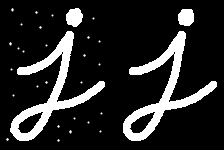
#> input picture ML/Day13/j2.png, 224 x 150 px
$ python 14.py
#> lines starting #> are read from the running program, lines starting #| are printed output that depends on the picture; after the words box and inside, x2 and y2 are one past the last pixel; in counts of white or black regions, pixels touching at a corner belong together
import cv2
import numpy as np

img = cv2.imread('j2.png',0)
#> img is the input picture: shape (150, 224); min 0, max 255, mean 39.8
kernel = np.ones((5,5),np.uint8)
closing = cv2.morphologyEx(img, cv2.MORPH_OPEN, kernel)
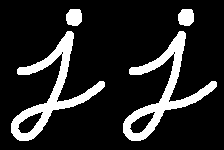
#> closing: shape (150, 224); 15.2% white; 4 white regions, box (x1, y1, x2, y2) and area: (11, 31, 105, 141) 2326, (123, 31, 217, 141) 2326, (66, 9, 82, 26) 233, (178, 9, 194, 26) 233
img=np.hstack((img,closing))
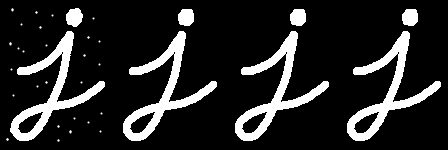
#> img: shape (150, 448); min 0, max 255, mean 39.3
cv2.imshow('dst',img)
cv2.waitKey(0)
cv2.destroyAllWindows()

$ run again, with ML/Day13/chessboard.png copied over ML/Day13/j2.png
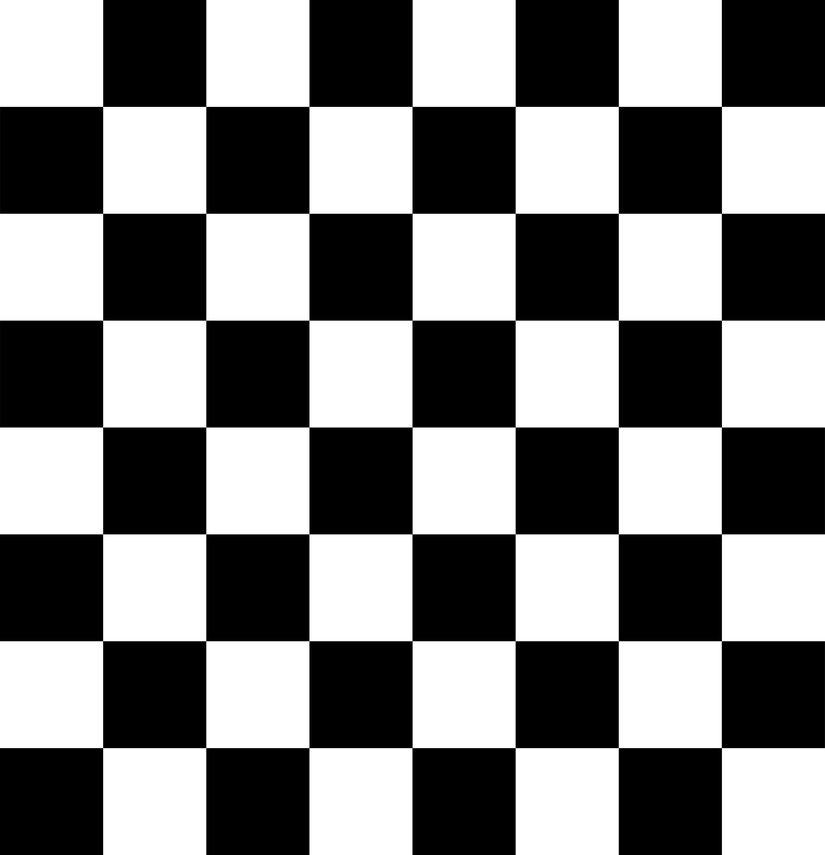
#> input picture ML/Day13/chessboard.png, 825 x 855 px, shrunk from 3595 x 3723 before the run
#> img is the input picture: shape (855, 825); min 0, max 255, mean 127.5
#> `img=np.hstack((img,closing))`:
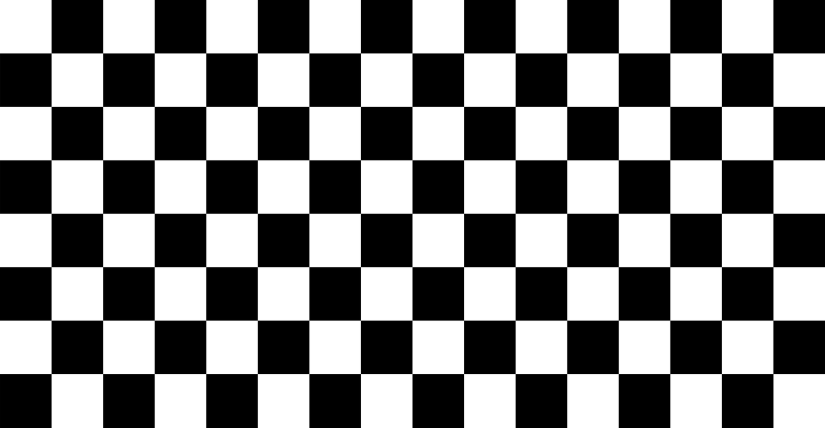
#> img: shape (855, 1650) (shown at 1/2 size); min 0, max 255, mean 127.4
